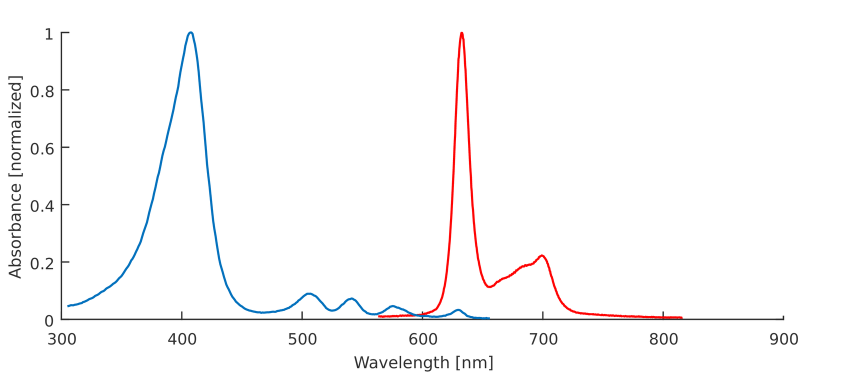
#> input picture spetra_matrixs/PPIX2.png, 1722 x 752 px, found by its file name (shown at 1/2 size)
$ jupyter execute --allow-errors PPIX.ipynb
#> lines starting #> are read from the running program, lines starting #| are printed output that depends on the picture; after the words box and inside, x2 and y2 are one past the last pixel; in counts of white or black regions, pixels touching at a corner belong together
[cell 1]
'''
Date: 2023/Feb/9
Author: Yike Xie
Content: Create the fluorescent matrix of PPIX according to existing publications
'''

[cell 2]
# paper: https://www.spiedigitallibrary.org/conference-proceedings-of-spie/10860/108600T/Assembly-of-a-PDT-device-with-a-near-infrared-fluorescence/10.1117/12.2507344.full?SSO=1

[cell 3]
import numpy as np
import pandas as pd
import matplotlib.pyplot as plt
import PIL
import seaborn as sns

[cell 4]
wls =np.array([
 (325, 414),
 (343, 414),#
 (370, 414),
 (343, 451),
 (370, 451),
 (373, 451),
 (343, 575),#
 (393, 575),
 (406, 575),
 (441, 575),
 (400, 594),
 (406, 594),
 (431, 594),
 (480, 594),#
 (339, 575),
])

[cell 5]
def load_figure(fmt_fn, fmt_fn1):
    rgba_image = PIL.Image.open(fmt_fn)
#> rgba_image is the input picture: PIL image 1722x752 RGBA; mean R, G, B, A 250.9, 250.2, 250.6, 255
    rgb_image = rgba_image.convert('RGB')
    rgb_image.save(fmt_fn1)

    # load as a RGB image
    fmt = plt.imread(fmt_fn1)
    fmt *= 255
    fmt = fmt.astype(int)

    plt.imshow(fmt)
    plt.axis('off')

    return fmt

[cell 6]
fmt_fn = '/home/yike/phd/cancer_cells_img_seq/scripts/spetra_matrixs/PPIX2.png'
fmt_fn1 = '/home/yike/phd/cancer_cells_img_seq/scripts/spetra_matrixs/PPIX3.png'
fmt_ems = load_figure(fmt_fn, fmt_fn1)

[cell 7]
def get_array(fmt):
    w = fmt.shape[1]
#> w = 1722
    l = fmt.shape[0]
#> l = 752

    R = ((fmt[:, :, 0] > 230) &
         (fmt[:, :, 1] < 10) &
         (fmt[:, :, 2] < 10)) # red
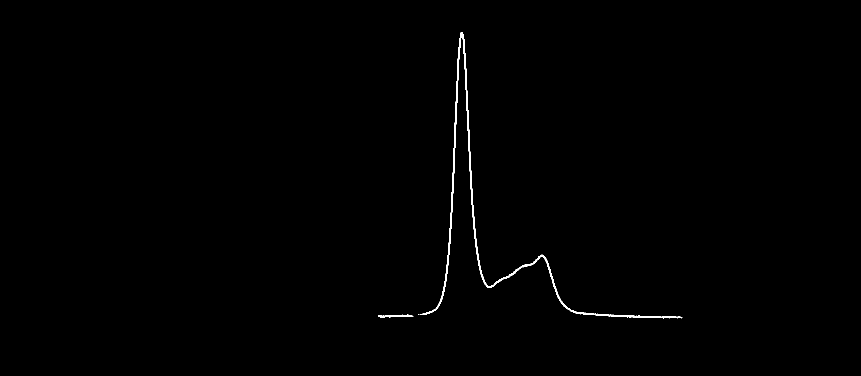
#> R: shape (752, 1722) bool (shown at 1/2 size); 0.4% white; 3 white regions (1 under 20 px), largest, box (x1, y1, x2, y2) and area: (840, 64, 1365, 637) 5008, (756, 629, 827, 635) 223
    O = ((fmt[:, :, 0] > 220) &
         (fmt[:, :, 1] > 190) & (fmt[:, :, 1] < 230) &
         (fmt[:, :, 2] > 155) & (fmt[:, :, 2] < 185)) # orange
#> O: shape (752, 1722) bool; every value is 0
    B = ((fmt[:, :, 0] < 10) &
         (fmt[:, :, 1] > 100) & (fmt[:, :, 1] < 120) &
         (fmt[:, :, 2] > 170) & (fmt[:, :, 2] < 200)) # blue
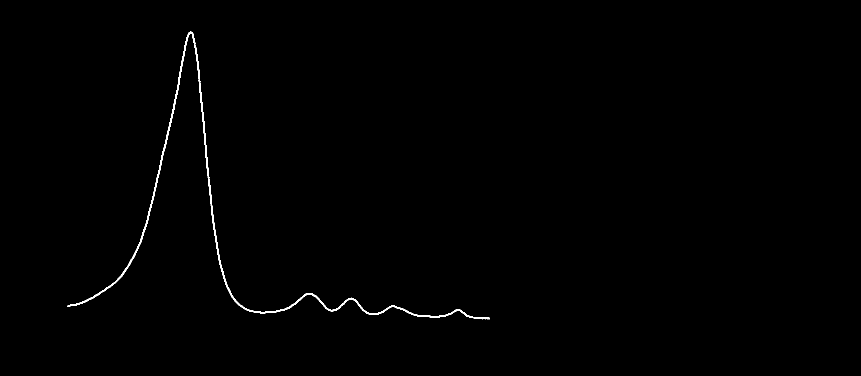
#> B: shape (752, 1722) bool (shown at 1/2 size); 0.43% white; 1 white region, box (x1, y1, x2, y2) and area: (135, 63, 979, 639) 5599
    K = ((fmt[:, :, 0] < 50) & (fmt[:, :, 1] < 50) & (fmt[:, :, 2] <50))
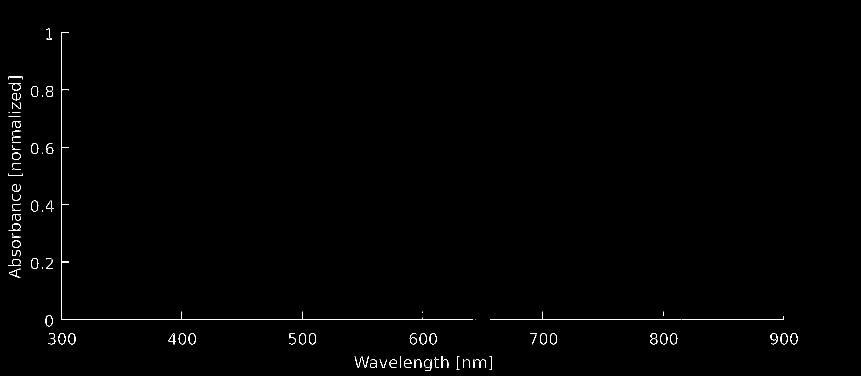
#> K: shape (752, 1722) bool (shown at 1/2 size); 0.57% white in thin lines or dots, all inside (x1, y1, x2, y2) = (17, 57, 1595, 742)

    # center
    cx = pd.Series(fmt[:, :, :].sum(axis=2).sum(axis=0), index=range(w)).sort_values().index[0] # x axis 70
#> cx = 122
    cy = pd.Series(fmt[:, :, :].sum(axis=2).sum(axis=1), index=range(l)).sort_values().index[0] # y axis 214
#> cy = 638

    # x axis, max
    x = pd.Series(fmt[:, :, :].sum(axis=2)[cy, :], index=range(w))
    # xmin = x[x < 100].index[0]
    xmax = x[x < 150].index[-1]
#> xmax = 1567

    # y axis, min
    y = pd.Series(fmt[:, :, :].sum(axis=2)[:, cx], index=range(l))
    ymin = y[y < 150].index[0]  # upper
#> ymin = 64
    # ymax = y[y < 100].index[-1] # lower

    fig, axs = plt.subplots(3, 2, figsize=[10, 9])
    axs[0, 0].imshow(R)
    axs[0, 1].imshow(O)
    axs[1, 0].imshow(B)
    axs[1, 1].imshow(K)
    axs[2, 0].imshow(K)

    axs[2, 0].imshow(K)
    axs[2, 0].scatter(cx, cy, c='red', s=10)
    axs[2, 0].scatter(cx, ymin, c='red', s=10)
    axs[2, 0].scatter(xmax, cy, c='red', s=10)

    axs[2, 1].imshow(fmt)

    return {'R': R, 'O': O, 'B': B, 'K': K, 'cx': cx, 'xmax': xmax, 'cy': cy, 'ymin': ymin}

[cell 8]
ems_dic = get_array(fmt_ems)
#> ems_dic = 8 items
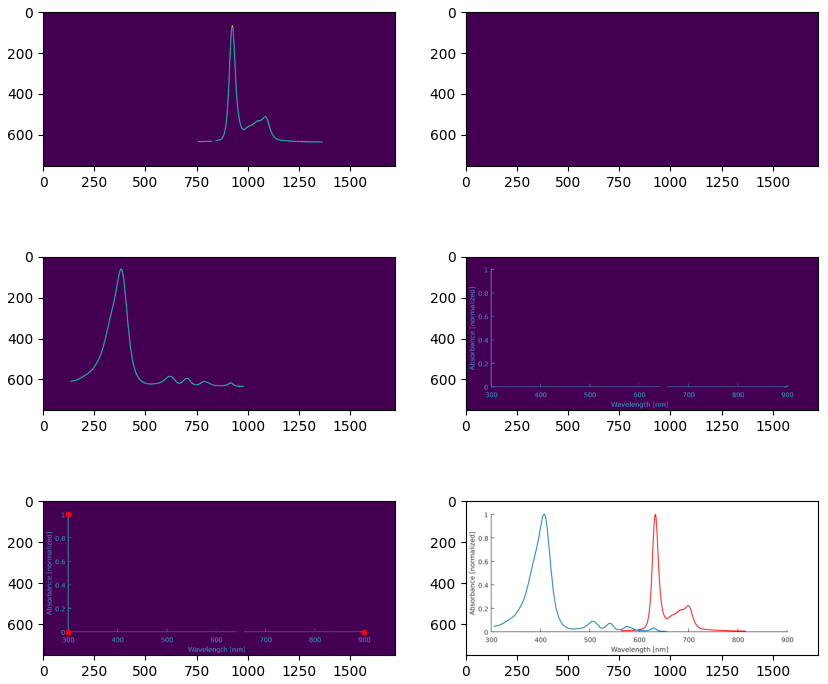
#> figure drawn by matplotlib, 6 panels

[cell 9]
def get_ratio(ems_dic, C, imin, imax, wmin, wmax):
    C, K, cx, xmax, cy, ymin= ems_dic[C], ems_dic['K'], ems_dic['cx'], ems_dic['xmax'], ems_dic['cy'], ems_dic['ymin']
    ems = np.argwhere(C) # [y, x] [:, 1] x, [:, 0] y

    # emission wavelengths and fluorescent intensity
    em_its = {(x - cx) * (wmax - wmin) / (xmax - cx) + wmin : (imax - imin) * (cy - y) / (cy - ymin) + imin
              for y, x  in ems}

    fig, axs = plt.subplots(2, figsize=(4, 3))
    axs[0].imshow(K)
    axs[0].scatter(ems[:, 1], ems[:, 0], color='red', s=5)

    axs[1].set_xlim(wmin, wmax)
    axs[1].set_ylim(imin, imax)
    axs[1].scatter(em_its.keys(), em_its.values(), color='red', s=5)
    axs[1].set_xlabel('Wavelengths (nm)')
    axs[1].set_ylabel('Fluorescent intensity')

    # emission wavelengths and fluorescent ratio
    em_it_max = max(em_its.values())
    import math
    em_ratio = {round(k, 1): v / em_it_max for k, v in em_its.items()}

    return em_ratio

def matrix(ex_ratio, em_ratio, name):
    # create the matrix and plot
    columns = list(ex_ratio.keys())
    columns.sort()
    index = list(em_ratio.keys())
    index.sort()
    index = index[::-1]

    df = pd.DataFrame(np.zeros(shape=(len(index), len(columns))),
                          index=index, columns=columns)

    for x in ex_ratio.keys():
        for y in em_ratio.keys():
            df.at[y, x] = ex_ratio[x] * em_ratio[y]

    fdn = '/home/yike/phd/cancer_cells_img_seq/scripts/spetra_matrixs/heatmap/'
    df.to_csv(fdn + name + '_FL_ratio_matrix.tsv', sep='\t')

    fig, ax = plt.subplots()
    sns.heatmap(df, cmap='viridis', ax=ax)
    ax.set_xlabel('Excitation Wavelength (nm)')
    ax.set_ylabel('Emission Wavelength (nm)')
    ax.set_title(name)

    xlim = ax.get_xlim()
    ylim = ax.get_ylim()
    xmin, xmax = df.columns.min(), df.columns.max()
    ymin, ymax = df.index.min(), df.index.max()
    sx = [(i - xmin) * (xlim[1] - xlim[0]) / (xmax - xmin) + xlim[0] for i in wls[:, 0].tolist()]
    sy = [(i - ymin) * (ylim[1] - ylim[0]) / (ymax - ymin) + ylim[0] for i in wls[:, 1].tolist()]

    colors = sns.color_palette('hls', 15)
    handles, labels = ax.get_legend_handles_labels()
    for i, txt in enumerate(range(1, 16)):
        ax.scatter(sx[i], sy[i], color=colors[i], s=50)
        handles.append(ax.scatter([], [], color=colors[i], s=50))

    ax.legend(handles=handles, labels = [str(i) for i in wls], bbox_to_anchor=(1.55, 1.05))
    plt.savefig(fdn + name + '.png', dpi=300, bbox_inches='tight')

    return df

[cell 10]
name = 'PPIX'
ex_ratio = get_ratio(ems_dic, 'B', 0, 1, 300, 900)
#> in get_ratio, `C, K, cx, xmax, cy, ymin= ems_dic[C], ems_dic['K'], ems_dic['cx'], ems..`: cx = 122; xmax = 1567; cy = 638; ymin = 64
#> in get_ratio, `ems = np.argwhere(C)`: ems = 5599 pairs, first value 63 to 638, second value 135 to 978
#> in get_ratio, `em_its = {(x - cx) * (wmax - wmin) / (xmax - cx) + wmin : (imax - imin..`: em_its = 844 items
#> in get_ratio, `em_it_max = max(em_its.values())`: em_it_max = 0.997
#> in get_ratio, `em_ratio = {round(k, 1): v / em_it_max for k, v in em_its.items()}`: em_ratio = 844 items
#> ex_ratio = 844 items
em_ratio = get_ratio(ems_dic, 'R', 0, 1, 300, 900)
#> em_ratio = 599 items
#> (the rest of this cell did not finish here and is left out)

#> in matrix, `columns = list(ex_ratio.keys())`: columns = 844 values, max 655.4 at index 843, min 305.4 at index 454, mean 480.4
#> in matrix, `index = list(em_ratio.keys())`: index = 599 values, max 815.7 at index 598, min 563.3 at index 433, mean 691.1
#> in matrix, `index = index[::-1]`: index = 599 values, max 815.7 at index 0, min 563.3 at index 598, mean 691.1
#> in matrix, `df = pd.DataFrame(np.zeros(shape=(len(index), len(columns))), index=in..`: df = table of 599 rows and 844 columns
#> the loop in matrix, `for x in ex_ratio.keys():` made 844 passes
#> x on passes 1 to 3: 407.1, 407.5, 408

$ run again, with spetra_matrixs/A2E.png copied over spetra_matrixs/PPIX2.png
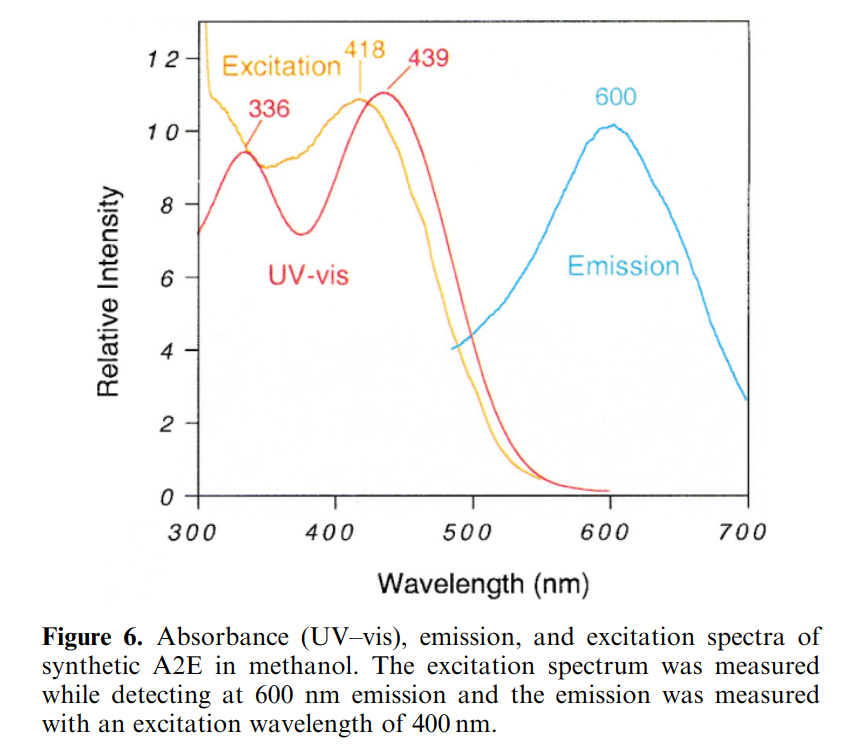
#> input picture spetra_matrixs/A2E.png, 857 x 752 px, found by its file name
#> in load_figure, rgba_image is the input picture: PIL image 857x752 RGBA; mean R, G, B, A 246.6, 246, 245.6, 255
#> R: shape (752, 857) bool; every value is 0
#> in get_array, `O = ((fmt[:, :, 0] > 220) & (fmt[:, :, 1] > 190) & (fmt[:, :, 1] < 230..`:
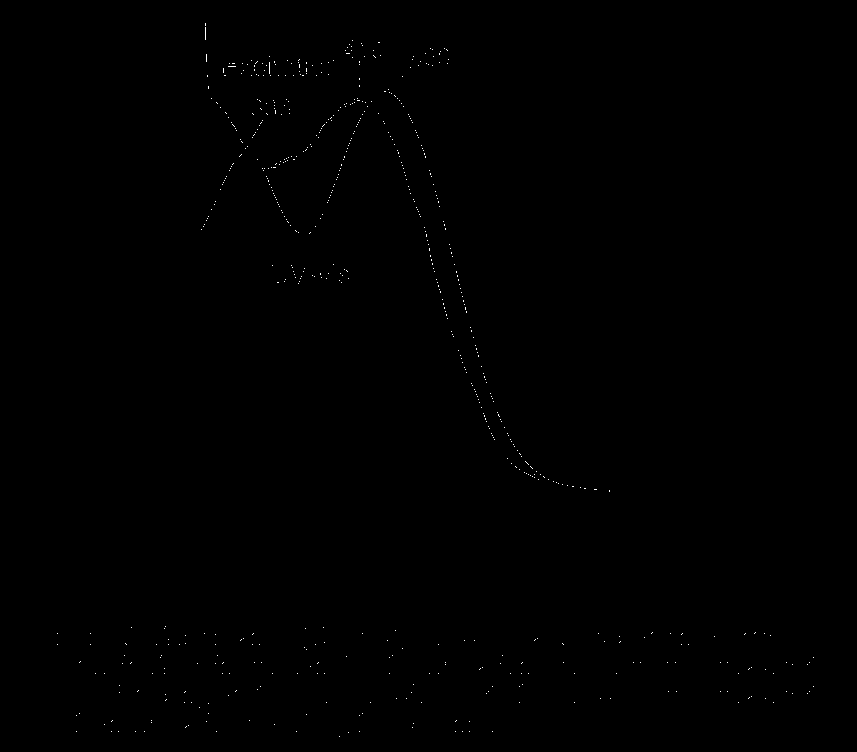
#> O: shape (752, 857) bool; 0.13% white in thin lines or dots, all inside (x1, y1, x2, y2) = (57, 23, 814, 737)
#> in get_array, `K = ((fmt[:, :, 0] < 50) & (fmt[:, :, 1] < 50) & (fmt[:, :, 2] <50))`:
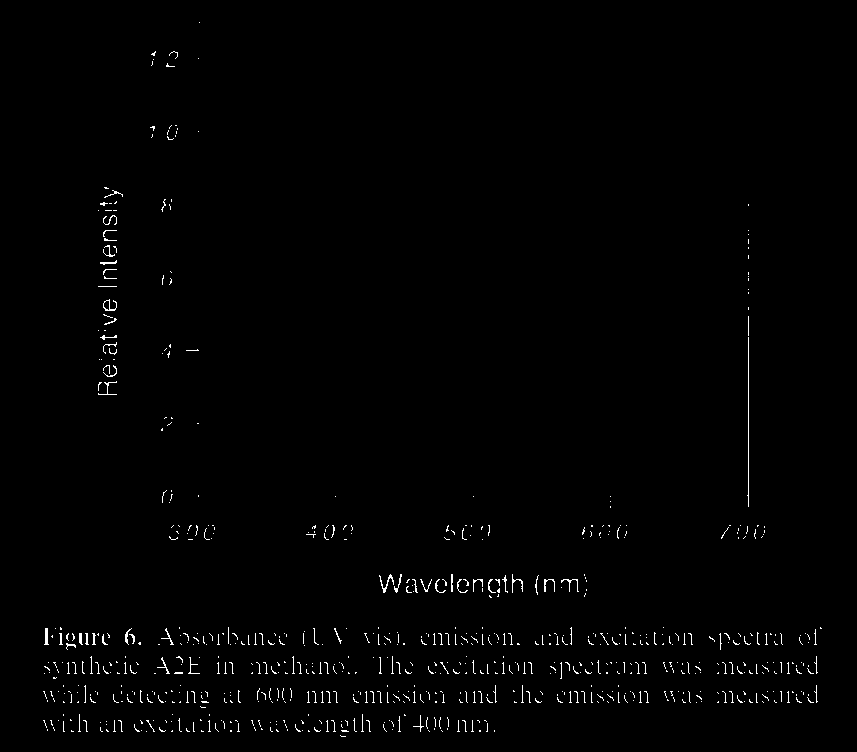
#> K: shape (752, 857) bool; 0.96% white in thin lines or dots, all inside (x1, y1, x2, y2) = (43, 22, 822, 737)
#> in get_array, `cx = pd.Series(fmt[:, :, :].sum(axis=2).sum(axis=0), index=range(w)).s..`: cx = 748
#> in get_array, `cy = pd.Series(fmt[:, :, :].sum(axis=2).sum(axis=1), index=range(l)).s..`: cy = 495
#> in get_array, `xmax = x[x < 150].index[-1]`: xmax = 748
#> in get_array, `ymin = y[y < 150].index[0]`: ymin = 204
#> ems_dic = 8 items
#> in get_ratio, `C, K, cx, xmax, cy, ymin= ems_dic[C], ems_dic['K'], ems_dic['cx'], ems..`: cx = 748; cy = 495; ymin = 204
#> ems = empty array
#> em_its = 0 items

$ run again, with spetra_matrixs/A2E2.png copied over spetra_matrixs/PPIX2.png
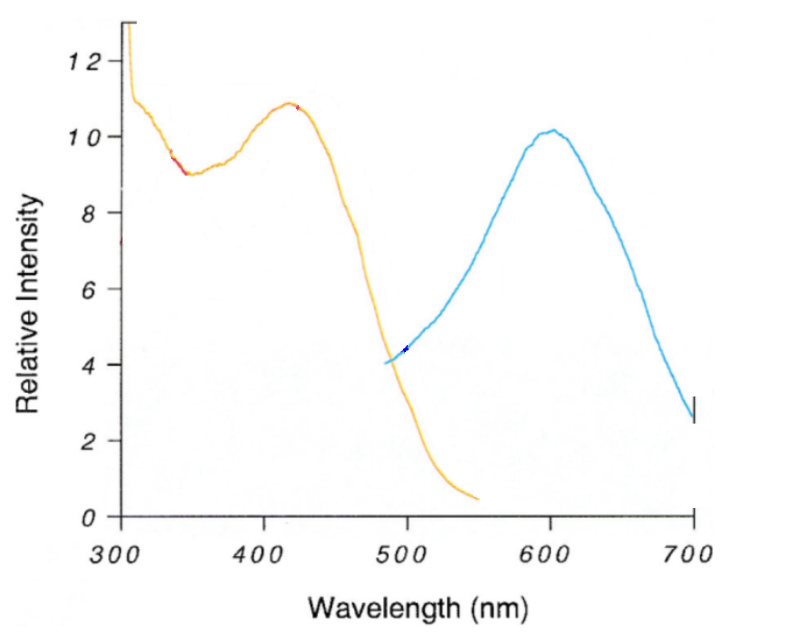
#> input picture spetra_matrixs/A2E2.png, 2422 x 1900 px, found by its file name (shown at 1/3 size)
#> in load_figure, rgba_image is the input picture: PIL image 2422x1900 RGBA; mean R, G, B, A 250.7, 250.8, 250.6, 255
#> R: shape (1900, 2422) bool; every value is 0
#> in get_array, `O = ((fmt[:, :, 0] > 220) & (fmt[:, :, 1] > 190) & (fmt[:, :, 1] < 230..`:
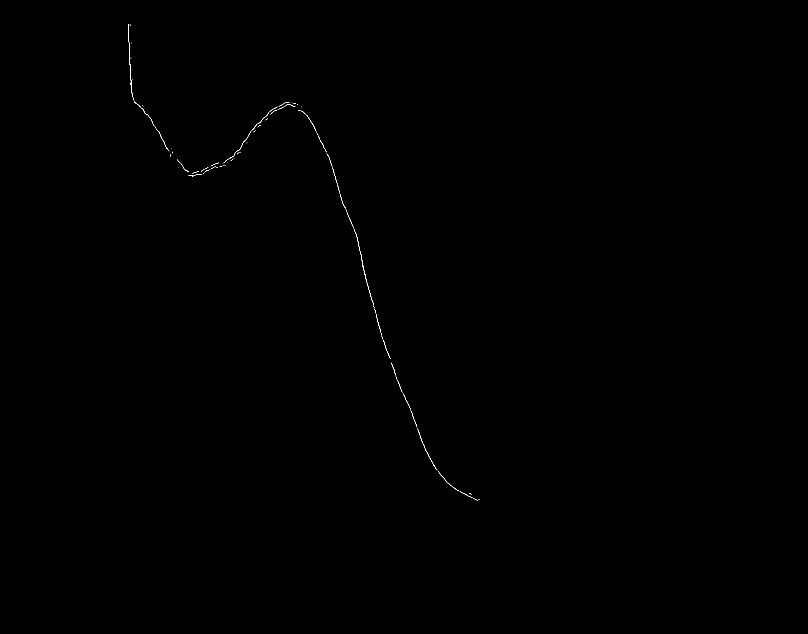
#> O: shape (1900, 2422) bool (shown at 1/3 size); 0.06% white in thin lines or dots, all inside (x1, y1, x2, y2) = (385, 73, 1439, 1501)
#> in get_array, `K = ((fmt[:, :, 0] < 50) & (fmt[:, :, 1] < 50) & (fmt[:, :, 2] <50))`:
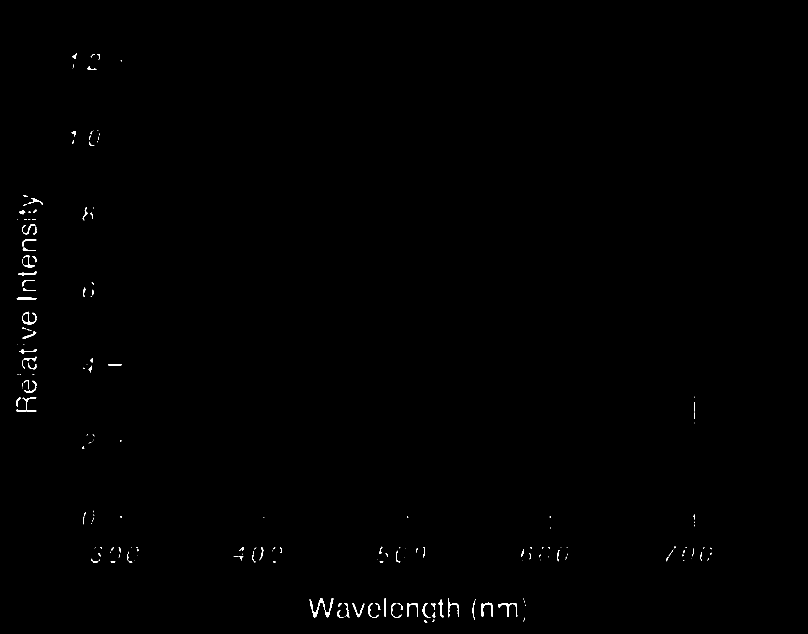
#> K: shape (1900, 2422) bool (shown at 1/3 size); 0.27% white; 217 white regions (117 under 20 px), largest, box (x1, y1, x2, y2) and area: (929, 1794, 975, 1852) 598, (1495, 1809, 1552, 1851) 509, (1445, 1808, 1479, 1851) 469
#> in get_array, `cx = pd.Series(fmt[:, :, :].sum(axis=2).sum(axis=0), index=range(w)).s..`: cx = 364
#> in get_array, `cy = pd.Series(fmt[:, :, :].sum(axis=2).sum(axis=1), index=range(l)).s..`: cy = 1548
#> in get_array, `xmax = x[x < 150].index[-1]`: xmax = 2082
#> in get_array, `ymin = y[y < 150].index[0]`: ymin = 181
#> ems_dic = 8 items
#> in get_ratio, `C, K, cx, xmax, cy, ymin= ems_dic[C], ems_dic['K'], ems_dic['cx'], ems..`: cx = 364; xmax = 2082; cy = 1548; ymin = 181
#> ems = empty array
#> em_its = 0 items
